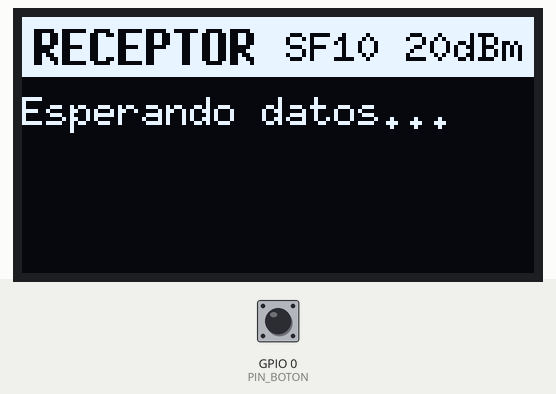
This sketch was run on a simulated ESP32. On the bench: 128×64 one-colour display. Inputs (shaded band) come from the test bench; at power-on: GPIO 0 (PIN_BOTON) HIGH. No radio packets arrive unless stated; what the sketch prints to the serial monitor is not drawn.

Above: at 1.8 s.
1.9 s: GPIO 0 (PIN_BOTON) pulled LOW for 0.15 s
At 2.8 s:
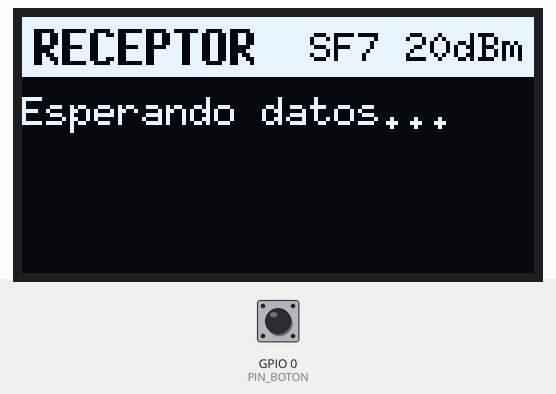
5.0 s: GPIO 0 (PIN_BOTON) pulled LOW for 1 s
At 5.22 s:
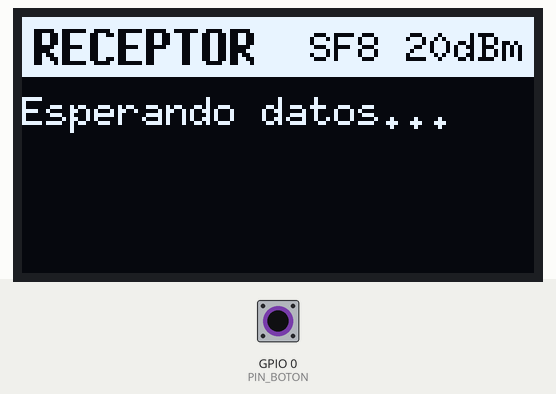
7.5 s: GPIO 0 (PIN_BOTON) pulled LOW for 0.15 s
At 12.3 s:
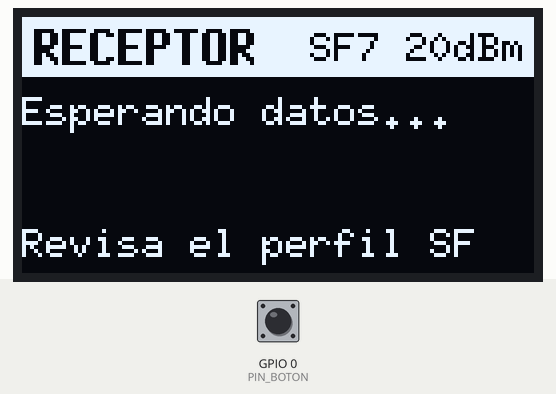
12.6 s: GPIO 0 (PIN_BOTON) pulled LOW for 3.2 s
At 15.8 s:
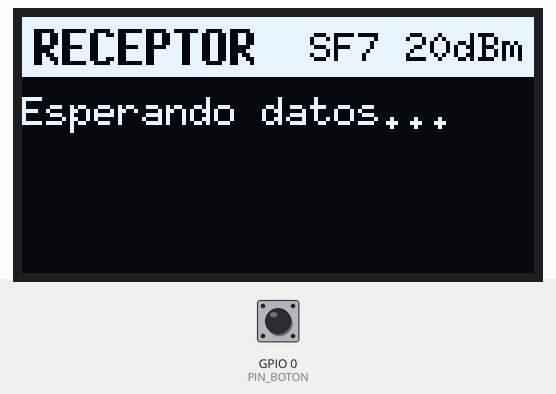
Timing chart, 0 to 17.3 s (numbered marks = the images above; inputs shaded):
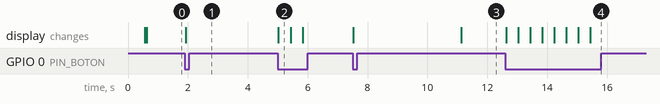

Measured:
- after the input at 1.9 s, the display: changes at once (image 1)
- after the input at 5.0 s, the display: changes at once (image 2)
- after the input at 7.5 s, the display: first changes at once (image 3 shows a later state)
- after the input at 12.6 s, the display: first changes at once (image 4 shows a later state)

The sketch:

CanSat_Receptor.ino
```cpp
// CanSat - RECEPTOR (estacion terrena)
// ESP32 + SX1276 (clon Heltec WiFi LoRa 32 V2)
//
// Recibe los paquetes JSON del transmisor, los valida, responde "ACK:<n>",
// los muestra en la OLED y los reenvia por USB (Serial) a la laptop, una linea
// JSON por paquete, con "rssi" y "snr" agregados. El dashboard de Python
// (simulator/dashboard.py --serial COMx) lee esas lineas.
//
// Las lineas que NO empiezan con '{' son mensajes de diagnostico (empiezan con '#')
// y el dashboard las ignora.
//
// Radio configurado para MAXIMO ALCANCE (a costa de velocidad): 20 dBm, BW 125 kHz,
// codificacion 4/8, preambulo 12 y SF alto (SF10 por defecto). Debe coincidir con el
// transmisor. El boton PRG (GPIO0) cambia el SF: 7 -> 8 -> 9 -> 10; pulsarlo en AMBAS
// placas (con las dos cerca). Cuenta los paquetes perdidos por huecos en "n".
//
// Librerias (Administrador de bibliotecas):
//   - LoRa         (Sandeep Mistry)
//   - U8g2         (oliver)
//   - ArduinoJson  (Benoit Blanchon, version 7)

#include <SPI.h>
#include <LoRa.h>
#include <U8g2lib.h>
#include <ArduinoJson.h>

#define FRECUENCIA   915E6

// ---- Radio: maximo alcance (igual que el transmisor) ----
#define POTENCIA_DBM   20
#define ANCHO_BANDA    125E3
#define CODIF_CR       8
#define PREAMBULO      12
#define PIN_BOTON      0           // PRG
#define JSON_BYTES_MAX 125
#define ACK_BYTES      10
#define PAUSA_ACK_MS   30          // pausa antes de responder el ACK

const uint8_t PERFILES_SF[] = {7, 8, 9, 10};
const int N_PERFILES = sizeof(PERFILES_SF);
int perfil = 3;                    // SF10 al arrancar

// Pines SX1276
#define LORA_SCK   5
#define LORA_MISO  19
#define LORA_MOSI  27
#define LORA_SS    18
#define LORA_RST   14
#define LORA_DIO0  26

// Pines OLED SSD1306 (I2C)
#define OLED_SDA   4
#define OLED_SCL   15
#define OLED_RST   16

U8G2_SSD1306_128X64_NONAME_F_HW_I2C oled(U8G2_R0, OLED_RST, OLED_SCL, OLED_SDA);

volatile bool rxPendiente = false;
void alRecibir(int size) { rxPendiente = true; }

unsigned long recibidos = 0, errores = 0, perdidos = 0, ultimoN = 0;
unsigned long ultimoRx = 0, ultimoOled = 0, ultimoBoton = 0;
unsigned long sinSenalMs = 5000;   // sin paquetes durante este tiempo -> "SIN SENAL"
bool hayDatos = false;

// Ultimo paquete valido (para la OLED)
float vAlt = 0, vVel = 0, vTemp = 0, vPres = 0, vSnr = 0;
int vRssi = 0;
unsigned long vN = 0;

void pantalla(const char* l1, const char* l2 = "", const char* l3 = "", const char* l4 = "") {
  char der[16];
  snprintf(der, sizeof(der), "SF%d %ddBm", PERFILES_SF[perfil], POTENCIA_DBM);

  oled.clearBuffer();
  oled.setDrawColor(1);
  oled.drawBox(0, 0, 128, 15);
  oled.setDrawColor(0);
  oled.setFont(u8g2_font_7x13B_tr);
  oled.drawStr(3, 12, "RECEPTOR");
  oled.setFont(u8g2_font_6x10_tf);
  oled.drawStr(128 - 6 * strlen(der) - 2, 11, der);
  oled.setDrawColor(1);
  oled.drawStr(0, 27, l1);
  oled.drawStr(0, 38, l2);
  oled.drawStr(0, 49, l3);
  oled.drawStr(0, 60, l4);
  oled.sendBuffer();
}

// Tiempo en el aire de un paquete (formula del datasheet del SX1276)
float tiempoAireMs(int bytes, int sf) {
  float ts = pow(2, sf) / ANCHO_BANDA * 1000.0;
  bool ldro = (sf >= 11 && ANCHO_BANDA <= 125E3);
  float num = 8.0 * bytes - 4.0 * sf + 28 + 16;
  float den = 4.0 * (sf - (ldro ? 2 : 0));
  float simbolos = 8 + fmaxf(ceilf(num / den) * CODIF_CR, 0.0f);
  return (PREAMBULO + 4.25) * ts + simbolos * ts;
}

void aplicarPerfil() {
  int sf = PERFILES_SF[perfil];
  LoRa.idle();
  LoRa.setSpreadingFactor(sf);
  LoRa.setSignalBandwidth(ANCHO_BANDA);
  LoRa.setCodingRate4(CODIF_CR);
  LoRa.setPreambleLength(PREAMBULO);
  LoRa.setSyncWord(0x12);
  LoRa.setTxPower(POTENCIA_DBM, PA_OUTPUT_PA_BOOST_PIN);
  LoRa.enableCrc();
  LoRa.receive();

  // El transmisor manda cada ~ (aire JSON + ACK + margen). Se da por perdida la senal
  // si pasan ~2.5 periodos sin paquetes.
  float aireJson = tiempoAireMs(JSON_BYTES_MAX, sf);
  float aireAck = tiempoAireMs(ACK_BYTES, sf);
  float periodo = max(1000.0f, aireJson + PAUSA_ACK_MS + aireAck + 400);
  sinSenalMs = 2.5 * periodo + 1000;

  recibidos = errores = perdidos = ultimoN = 0;
  hayDatos = false;
  ultimoRx = millis();
  Serial.printf("# Perfil SF%d | %d dBm | CR 4/%d | periodo esperado=%.0f ms\n",
                sf, POTENCIA_DBM, CODIF_CR, periodo);
}

void actualizarOled() {
  if (!hayDatos) {
    bool largo = (millis() - ultimoRx) > sinSenalMs;
    pantalla("Esperando datos...", "", "", largo ? "Revisa el perfil SF" : "");
    return;
  }
  char b1[32], b2[32], b3[32], b4[32];
  unsigned long edad = (millis() - ultimoRx) / 1000;
  if (millis() - ultimoRx > sinSenalMs) snprintf(b1, sizeof(b1), "SIN SENAL hace %lus", edad);
  else                                  snprintf(b1, sizeof(b1), "Alt:%.1fm V:%.1f", vAlt, vVel);
  snprintf(b2, sizeof(b2), "T:%.1fC P:%.2fkPa", vTemp, vPres);
  snprintf(b3, sizeof(b3), "SNR:%.1f Perd:%lu", vSnr, perdidos);
  snprintf(b4, sizeof(b4), "%ddBm #%lu", vRssi, vN);
  pantalla(b1, b2, b3, b4);
}

void procesarPaquete() {
  String msg = "";
  while (LoRa.available()) msg += (char)LoRa.read();
  int rssi = LoRa.packetRssi();
  float snr = LoRa.packetSnr();

  JsonDocument doc;
  DeserializationError err = deserializeJson(doc, msg);
  if (err || !doc["n"].is<unsigned long>() || !doc["alt"].is<float>()) {
    errores++;
    Serial.print("# paquete invalido (");
    Serial.print(err ? err.c_str() : "faltan campos");
    Serial.print("): ");
    Serial.println(msg);
    return;
  }

  unsigned long n = doc["n"];
  if (!hayDatos || n <= ultimoN) perdidos = 0;      // primer paquete, o el transmisor se reinicio
  else perdidos += n - ultimoN - 1;                 // huecos en la numeracion = paquetes perdidos
  ultimoN = n;
  recibidos++;

  // ACK al transmisor (pausa corta para que ya este escuchando)
  delay(PAUSA_ACK_MS);
  char ack[16];
  snprintf(ack, sizeof(ack), "ACK:%lu", n);
  LoRa.beginPacket();
  LoRa.print(ack);
  LoRa.endPacket();
  LoRa.receive();

  // Datos para la OLED
  vN = n;
  vAlt = doc["alt"];   vVel = doc["v"];   vTemp = doc["T"];   vPres = doc["p"];
  vRssi = rssi;        vSnr = snr;
  ultimoRx = millis();
  hayDatos = true;

  // Reenvio a la laptop: el mismo JSON + calidad del enlace
  doc["rssi"] = rssi;
  doc["snr"] = snr;
  serializeJson(doc, Serial);
  Serial.println();

  actualizarOled();
  ultimoOled = millis();
}

void setup() {
  Serial.begin(115200);
  delay(500);
  Serial.println("# == CanSat RECEPTOR ==");
  pinMode(PIN_BOTON, INPUT_PULLUP);

  oled.begin();
  pantalla("Iniciando LoRa...");

  SPI.begin(LORA_SCK, LORA_MISO, LORA_MOSI, LORA_SS);
  LoRa.setPins(LORA_SS, LORA_RST, LORA_DIO0);
  if (!LoRa.begin(FRECUENCIA)) {
    Serial.println("# ERROR: no se pudo iniciar LoRa");
    pantalla("ERROR LoRa", "Revisa pines", "y antena");
    while (true) delay(1000);
  }
  LoRa.onReceive(alRecibir);
  aplicarPerfil();

  Serial.println("# LoRa OK, esperando paquetes");
  pantalla("LoRa OK", "Esperando datos...");
}

void loop() {
  // Boton PRG: siguiente perfil (pulsar tambien en el transmisor)
  if (digitalRead(PIN_BOTON) == LOW && millis() - ultimoBoton > 400) {
    ultimoBoton = millis();
    perfil = (perfil + 1) % N_PERFILES;
    aplicarPerfil();
    actualizarOled();
  }

  if (rxPendiente) {
    rxPendiente = false;
    procesarPaquete();
  }
  if (millis() - ultimoOled >= 500) {
    ultimoOled = millis();
    actualizarOled();
  }
}
```
